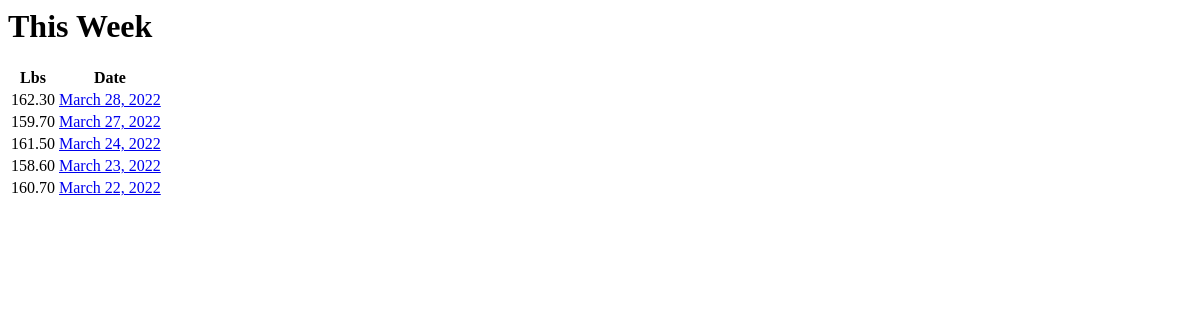
The app's page /dashboard/weights_summary (signed in), older data.
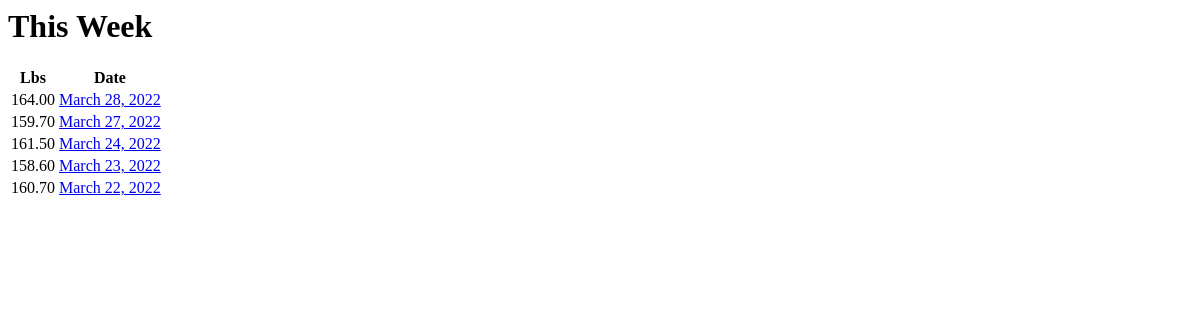
The same page, newer data.
### dashboard/models.py (models this page shows, shortened)
class Weight(models.Model):
    lbs = models.DecimalField(decimal_places=2, max_digits=5)
    entry_date = models.DateTimeField(null=True)
    created_at = models.DateTimeField(auto_now_add=True)
    updated_at = models.DateTimeField(auto_now=True)
    profile = models.ForeignKey(
        Profile, on_delete=models.CASCADE, related_name="weight"
    )
    class Meta:
        constraints = [
            models.UniqueConstraint(
                fields=["entry_date", "profile"],
                name="unique_weight_by_day_for_user_profile",
            )
        ]

### dashboard/views.py (the view)
# urls.py: path("weights_summary", views.WeightsView.as_view(), name="weights_summary"),
class WeightsView(SecureView):
    def get(self, request):
        weights = Weight.objects.order_by("-entry_date").all()
        chart = [[x.entry_date, x.lbs] for x in weights]
        context = {"weights": weights, "chart": chart}
        return render(request, "dashboard/weights/_summary.html", context)

### dashboard/templates/dashboard/weights/_summary.html (shortened to what this page needs)
<h1>This Week</h1>
<table class="table table-bordered">
  <thead>
      <tr>
        <th>Lbs</th>
        <th>Date</th>
      </tr>
  </thead>
  {% for weight in weights %}
  <tr>
    <td>{{ weight.lbs }}</td>
    <td><a href="{% url 'dashboard:weight' weight.id %}">{{ weight.entry_date |date }}</a></td>
  </tr>
  {% endfor %}
</table>

Row changes from the older to the newer data that the page shows:
removed Weight: lbs "162.30", entry_date "March 28, 2022"
added Weight: lbs "164.00", entry_date "March 28, 2022"
